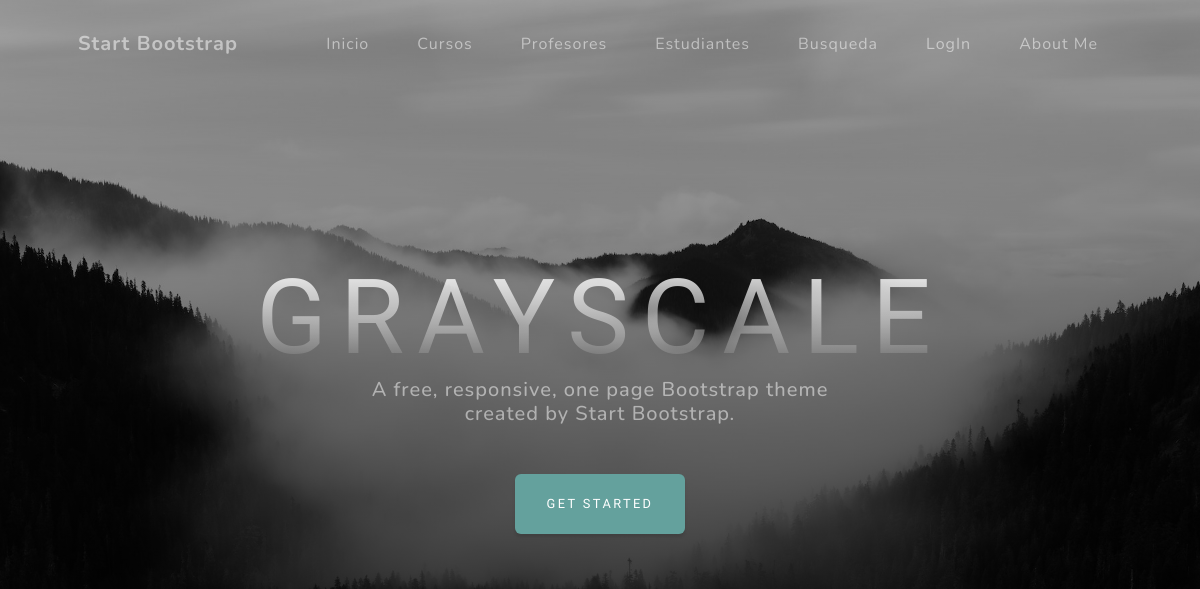
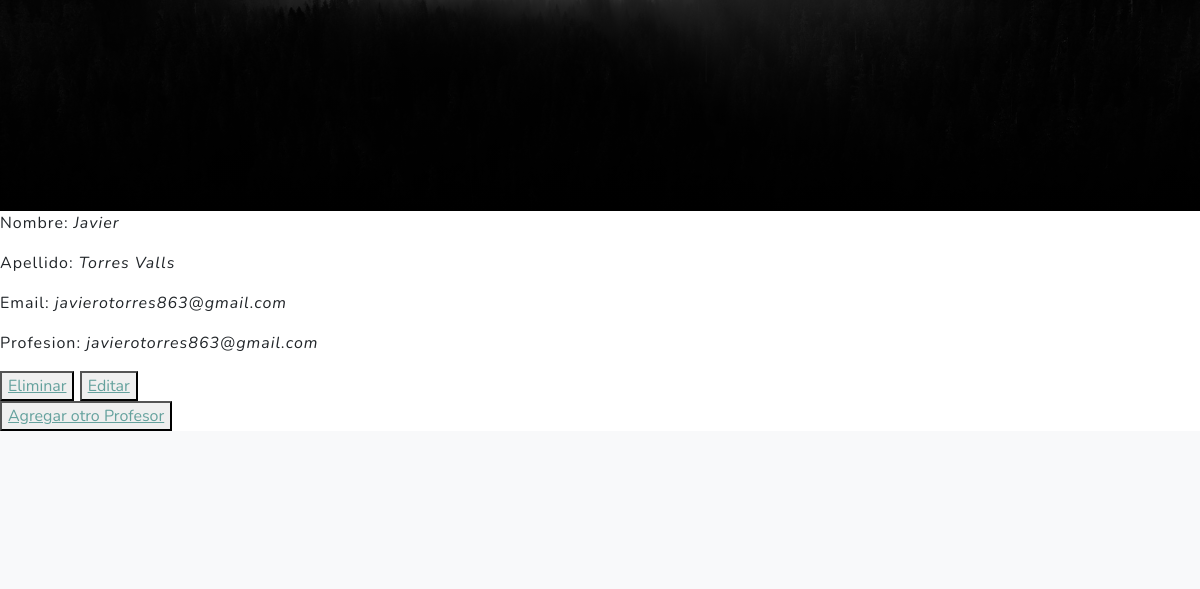
/AppCoder/profesor/lista/ (upper part), run on an earlier commit of the app's database (2 pictures, top to bottom).
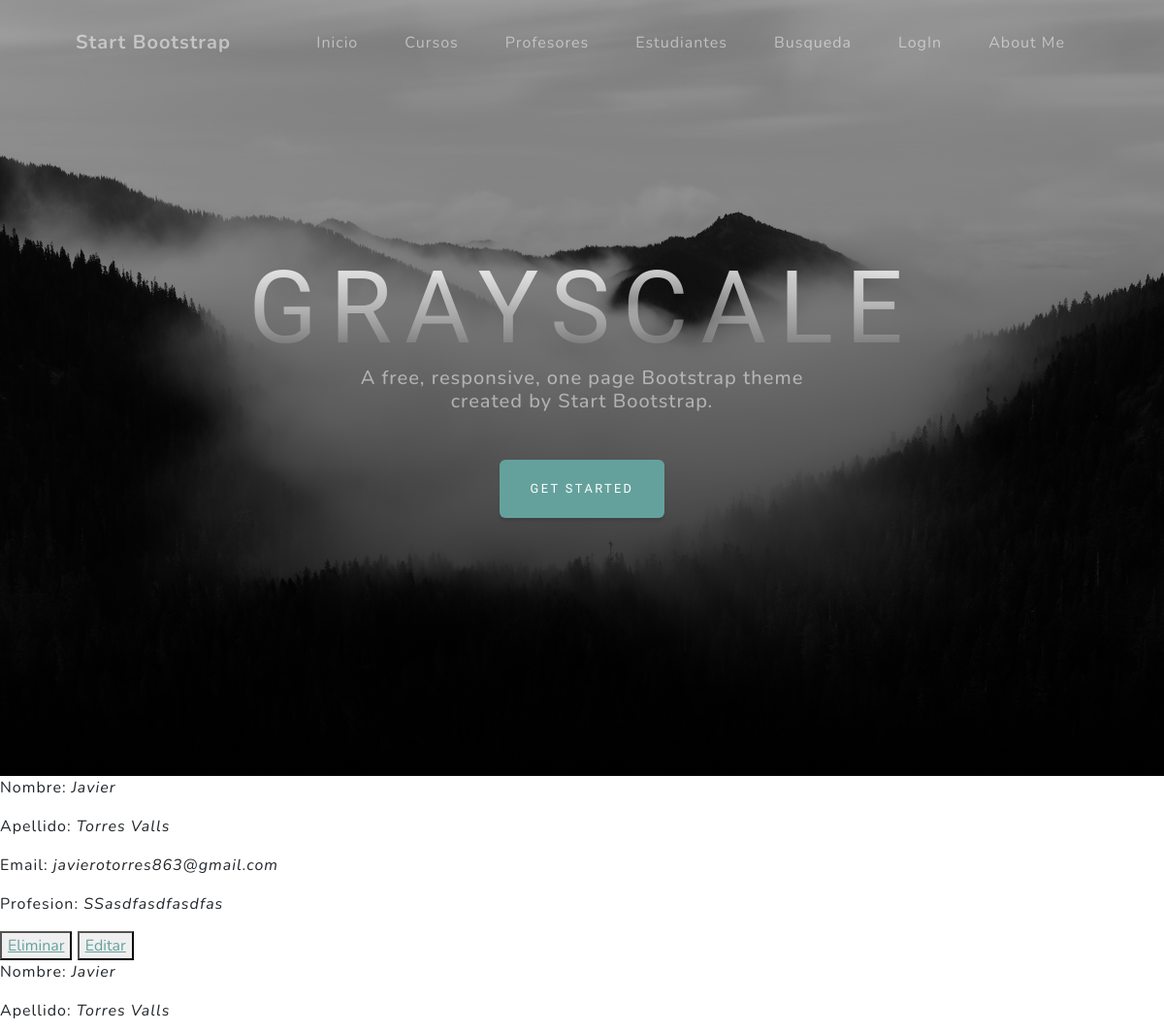
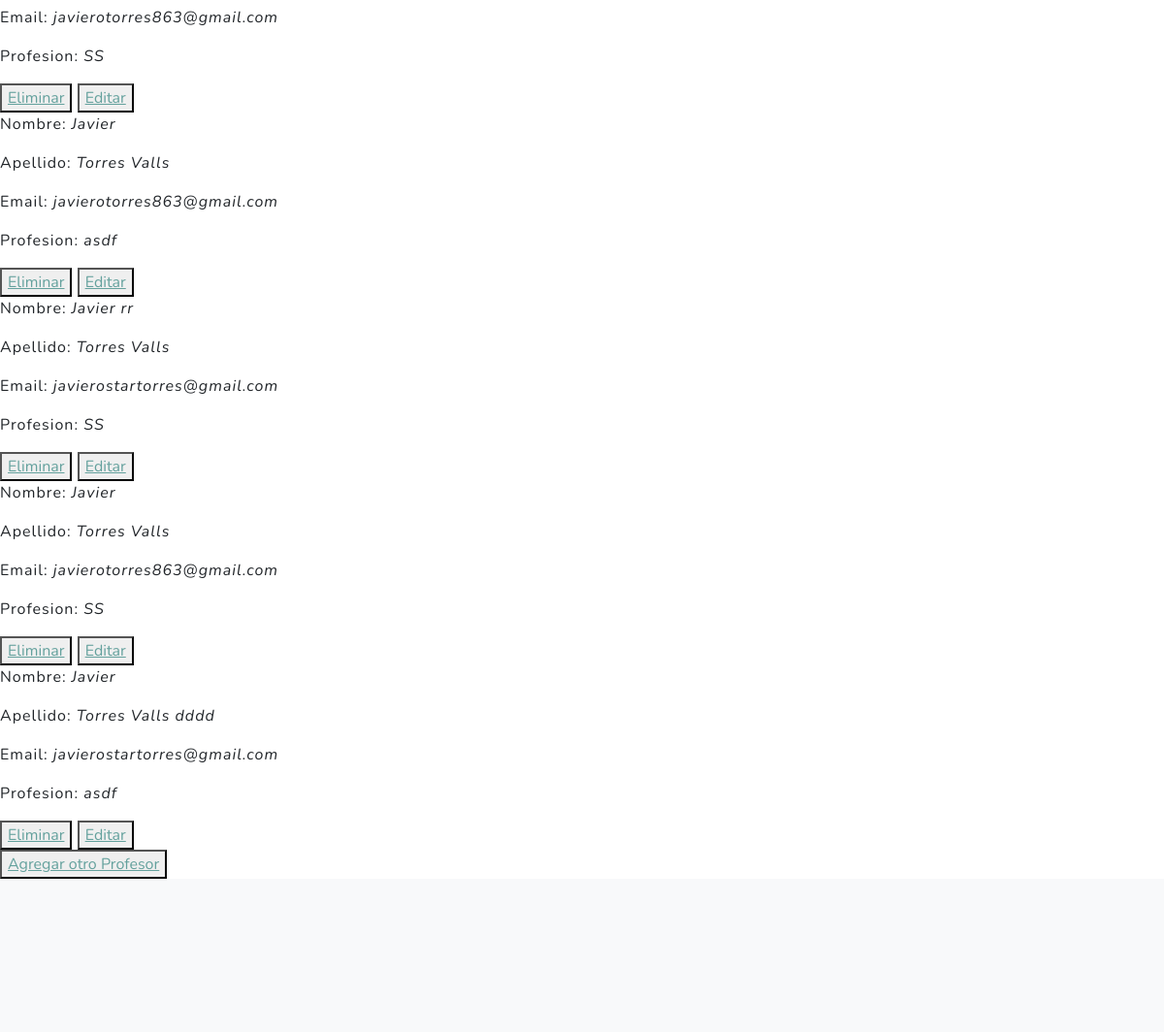
And on a later commit of the database (2 pictures, top to bottom).
### AppCoder/models.py (models this page shows, shortened)
class Profesor(models.Model):
     nombre = models.CharField(max_length=30)
     apellido = models.CharField(max_length=30)
     email = models.EmailField()
     profesion = models.CharField(max_length=30)

### AppCoder/views_clases.py (the view)
# urls.py: path('profesor/lista/', views_clases.ProfesoresListView.as_view(), name='List'),
class ProfesoresListView(ListView):
    model = Profesor
    context_object_name = "profesores"
    template_name = "appCoder/Vistas_Clases/profesor_list.html"

### AppCoder/templates/appcoder/Vistas_Clases/profesor_list.html (shortened to what this page needs)
<!DOCTYPE html>
<html lang="en">
<head>
</head>
<body>
    {% extends "AppCoder/index.html" %}
    {%load static %}
    {%block quecambia %}
    {% for p in profesores %}
    <p>Nombre: <i>{{ p.nombre }}</i></p>
    <p>Apellido: <i>{{ p.apellido }}</i></p>
    <p>Email: <i>{{ p.email }}</i></p>
    <p>Profesion: <i>{{ p.profesion }}</i></p>
    <button>
        <a href="{% url 'Delete' p.id %}"> Eliminar</a>
    </button>
    <button>
        <a href="{% url 'Edit' p.id %}">Editar</a>
    </button>
{% endfor %}
<br>
<button>
<a href="{% url 'New' %}">Agregar otro Profesor</a>
</button>
    {%endblock%}

### AppCoder/templates/appcoder/index.html (shortened to what this page needs)
{%load static %}
<!DOCTYPE html>
<html lang="en">
    <head>
        <link href="{% static 'appcoder/css/styles.css' %}" rel="stylesheet" />
    </head>
    <body id="page-top">
        <nav class="navbar navbar-expand-lg navbar-light fixed-top" id="mainNav">
            <div class="container px-4 px-lg-5">
                <a class="navbar-brand" href="#page-top">Start Bootstrap</a>
                <div class="collapse navbar-collapse" id="navbarResponsive">
                    <ul class="navbar-nav ms-auto">
                        <li class="nav-item"><a class="nav-link" href="{% url 'inicio' %}">Inicio</a></li>
                        <li class="nav-item"><a class="nav-link" href="{% url 'cursos' %}">Cursos</a></li>
                        <li class="nav-item"><a class="nav-link" href="{% url 'profesores' %}">Profesores</a></li>
                        <li class="nav-item"><a class="nav-link" href="{% url 'estudiantes' %}">Estudiantes</a></li>
                        <li class="nav-item"><a class="nav-link" href="{% url 'busqueda' %}">Busqueda</a></li>
                        <li class="nav-item"><a class="nav-link" href="{% url 'Login' %}">LogIn</a></li>
                        <li class="nav-item"><a class="nav-link" href="#signup">About Me</a></li>
                    </ul>
                </div>
            </div>
        </nav>
        <header class="masthead">
            <div class="container px-4 px-lg-5 d-flex h-100 align-items-center justify-content-center">
                <div class="d-flex justify-content-center">
                    <div class="text-center">
                        <h1 class="mx-auto my-0 text-uppercase">Grayscale</h1>
                        <h2 class="text-white-50 mx-auto mt-2 mb-5">A free, responsive, one page Bootstrap theme created by Start Bootstrap.</h2>
                        <a class="btn btn-primary" href="#about">Get Started</a>
                    </div>
                </div>
            </div>
        </header>
        {% block quecambia %}{% endblock %}
        <section class="projects-section bg-light" id="projects">
        </section>
    </body>
</html>

What changed in the data, as far as the page shows it:
removed Profesor: nombre "Javier", apellido "Torres Valls", email "javierotorres863@gmail.com", profesion "javierotorres863@gmail.com"
added Profesor: nombre "Javier", apellido "Torres Valls", email "javierotorres863@gmail.com", profesion "SSasdfasdfasdfas"
added Profesor: nombre "Javier", apellido "Torres Valls", email "javierotorres863@gmail.com", profesion "SS"
added Profesor: nombre "Javier", apellido "Torres Valls", email "javierotorres863@gmail.com", profesion "asdf"
added Profesor: nombre "Javier rr", apellido "Torres Valls", email "javierostartorres@gmail.com", profesion "SS"
added Profesor: nombre "Javier", apellido "Torres Valls", email "javierotorres863@gmail.com", profesion "SS"
added Profesor: nombre "Javier", apellido "Torres Valls dddd", email "javierostartorres@gmail.com", profesion "asdf"
